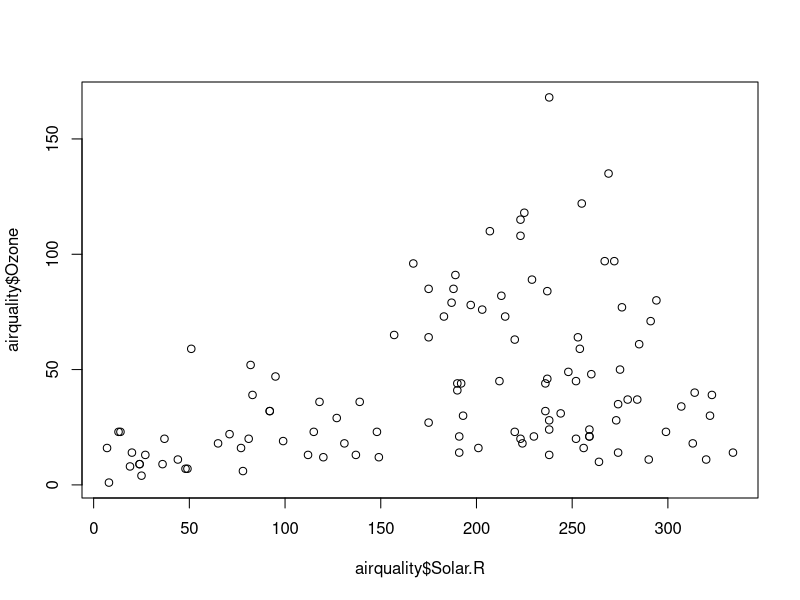
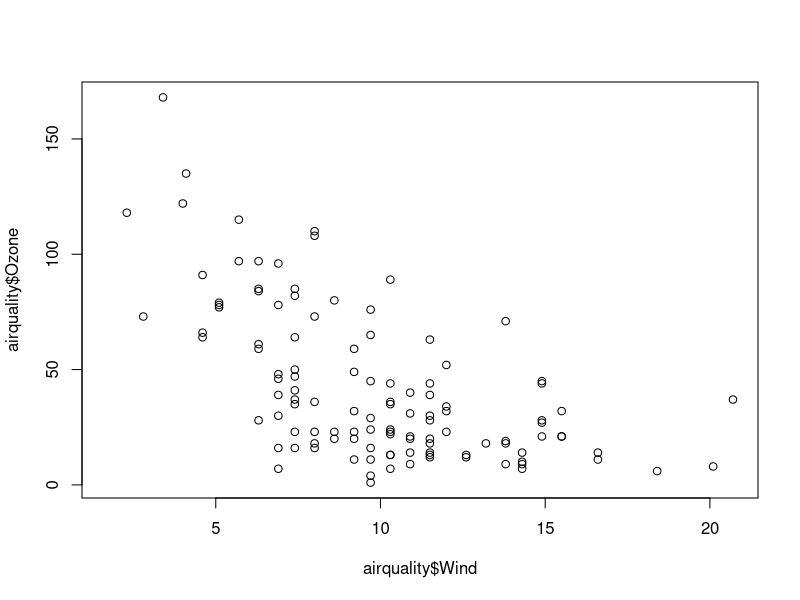
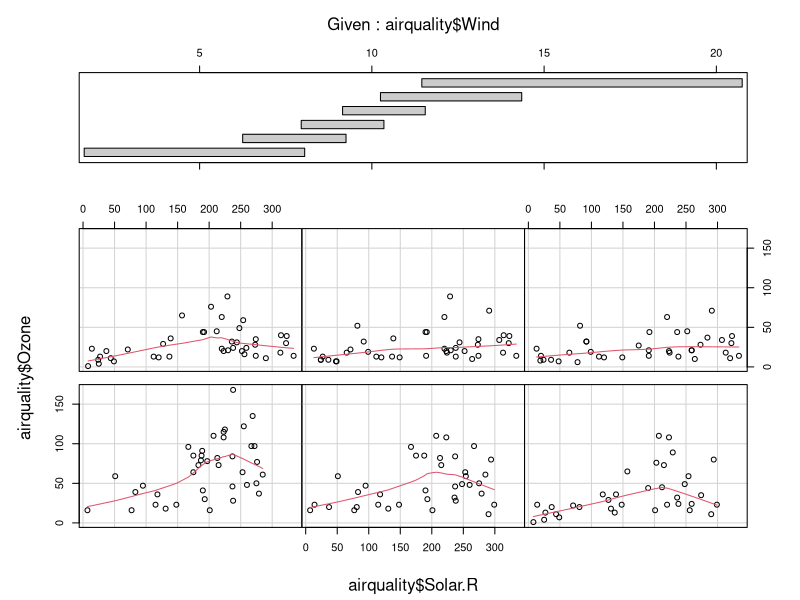
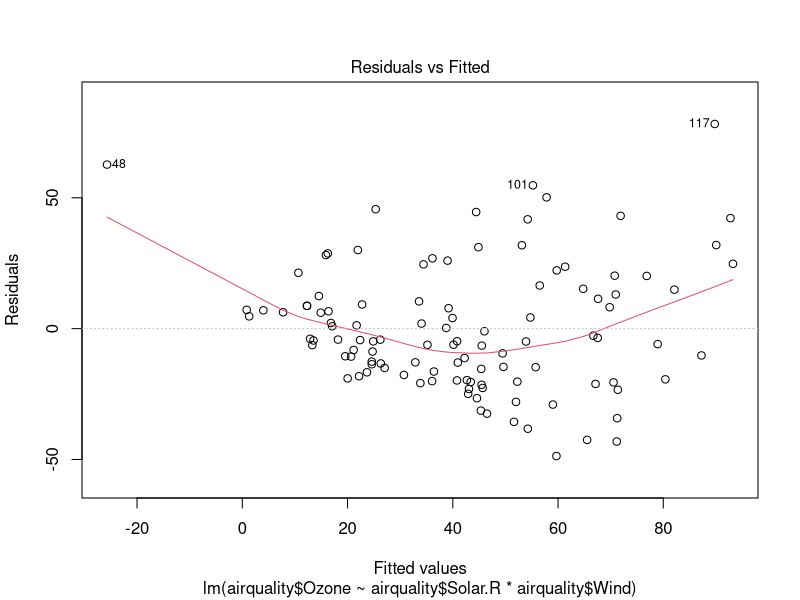
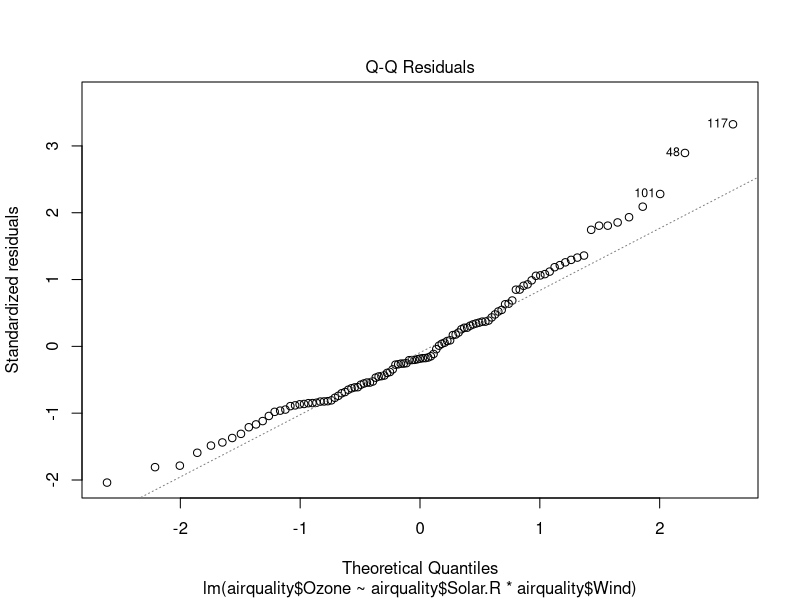
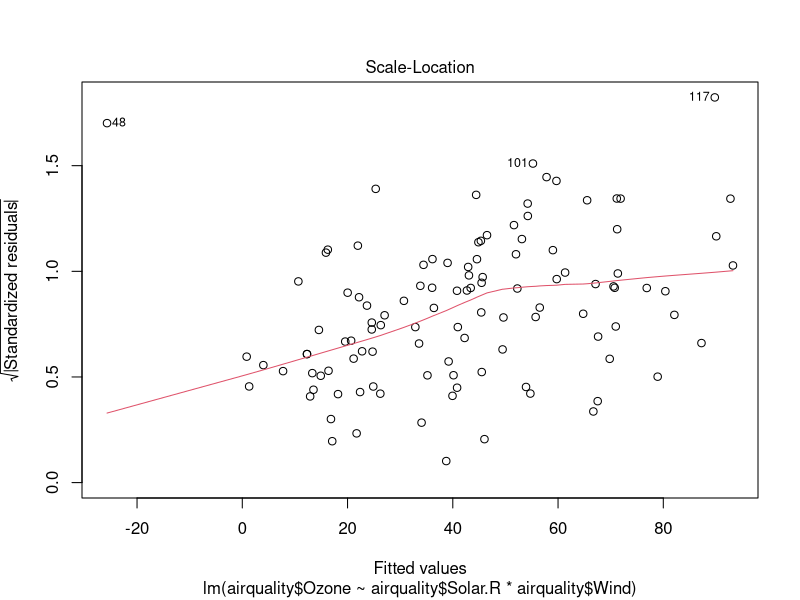
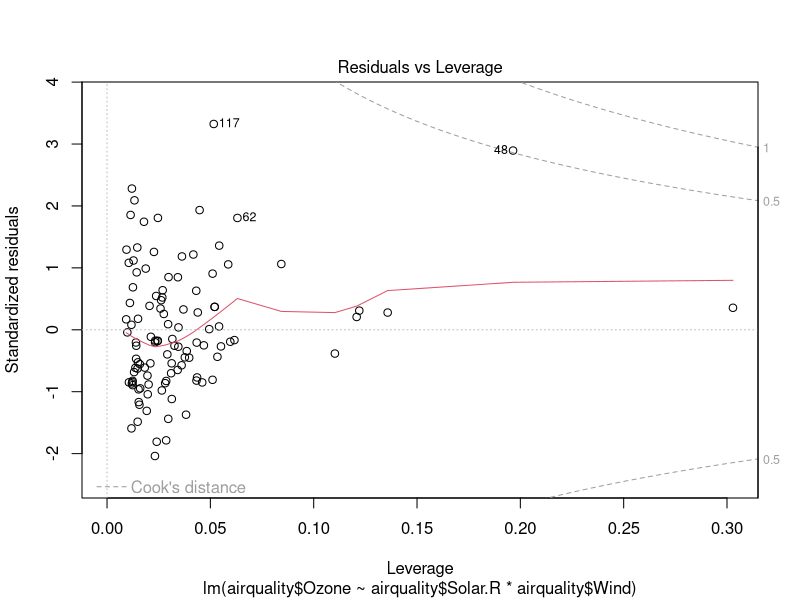

Here is the R script that generated these plots, in order: (Note: this script raises an error after producing the figures.)
data("airquality")
names(airquality)
#[1] "Ozone"   "Solar.R" "Wind"    "Temp"    "Month"   "Day" 
#produce plots for some explanotory variables 
#ozone is response variable i.e dependent variable
#solar.r and wind are explantor variable i.e independent variable
plot(airquality$Ozone~airquality$Solar.R)
plot(airquality$Ozone~airquality$Wind)

coplot(airquality$Ozone~airquality$Solar.R|airquality$Wind,panel = panel.smooth)
model2=lm(airquality$Ozone~airquality$Solar.R*airquality$Wind)
plot(model2)
summary(model2)
termplot(model2)
#plot is bad since it is not linear, so it has to be improved further

summary(airquality$Solar.R)
#Min. 1st Qu.  Median    Mean 3rd Qu.    Max.    NA's 
 #   7.0   115.8   205.0   185.9   258.8   334.0       7 

summary(airquality$Wind)
#Min. 1st Qu.  Median    Mean 3rd Qu.    Max. 
#1.700   7.400   9.700   9.958  11.500  20.700 

#Create 3 values of sloar radiation
Solar1<-mean(airquality$Solar.R,na.rm = TRUE)
Solar2=100
Solar3=300

#predicts all values of solar and wind speed, gives predicted ozone levels
predict(model2)
#but we want particular models, so
predict(model2,data.frame(Solar.R=100,Wind=1))
predict(model2,data.frame(Solar.R=Solar1,Wind=10))
predict(model2,data.frame(Solar.R=Solar1,Wind=1:20))
p1=predict(model2,data.frame(Solar.R=Solar1,Wind=1:20))
p2=predict(model2,data.frame(Solar.R=Solar2,Wind=1:20))
p3=predict(model2,data.frame(Solar.R=Solar3,Wind=1:20))
p3
p2
p1
plot(airquality$Ozone~airquality$Wind) 
lines(1:20,p1)
#other variable that is solar radiation is varied with repect to wind to study the effects
#Video https://www.youtube.com/watch?v=ksOErR1ldgo
#next part https://www.youtube.com/watch?v=P-WYkSZp9lY
